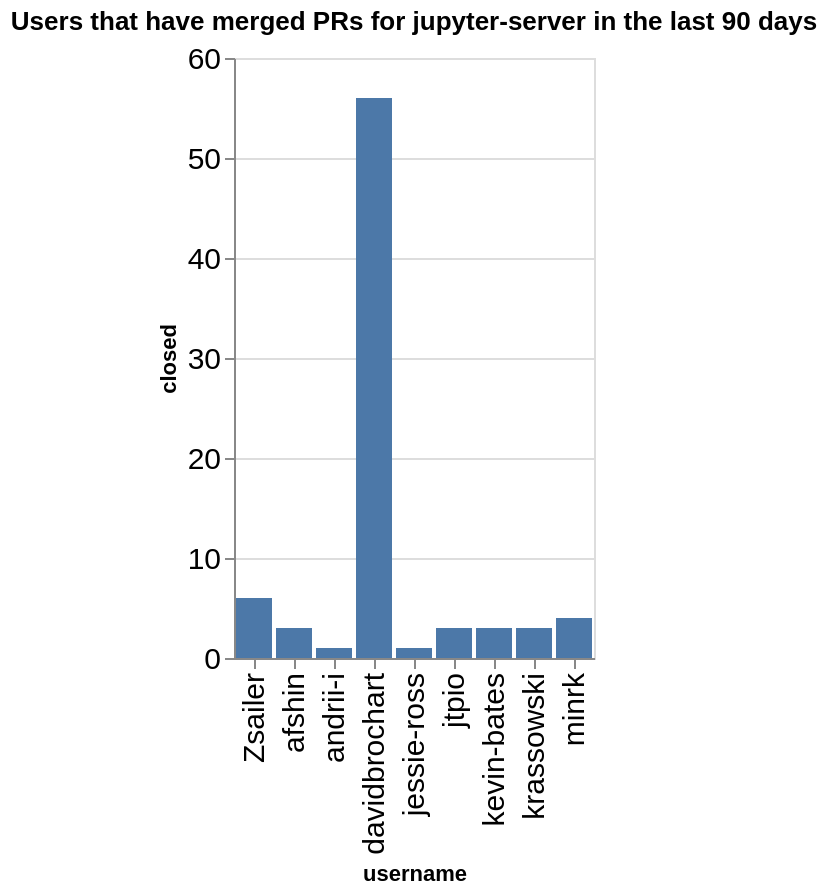

The code cell stored with this chart in its notebook:
### Code cell
charts = []
title = f"Users that have merged PRs for {github_org} in the last {n_days} days"
ch = alt.Chart(data=closed_by_repo.replace(np.nan, 0), title=title).mark_bar().encode(
    x='username',
    y='closed',
)
ch

### Figure 1 — Vega-Lite specification as saved in the notebook (floating-point values rounded to 4 significant figures)
{"config": {"axisLeft": {"labelFontSize": 15}, "axisBottom": {"labelFontSize": 15}}, "data": {"name": "data-9b55618b11212e0e6c86ac1b2a56df79"}, "mark": {"type": "bar"}, "encoding": {"x": {"field": "username", "type": "nominal"}, "y": {"field": "closed", "type": "quantitative"}}, "title": "Users that have merged PRs for jupyter-server in the last 90 days", "$schema": "https://vega.github.io/schema/vega-lite/v5.20.1.json", "datasets": {"data-9b55618b11212e0e6c86ac1b2a56df79": [{"name": "fps", "username": "davidbrochart", "closed": 17}, {"name": "gateway_provisioners", "username": "kevin-bates", "closed": 3}, {"name": "jupyter-scheduler", "username": "andrii-i", "closed": 1}, {"name": "jupyter_releaser", "username": "jtpio", "closed": 3}, {"name": "jupyter_releaser", "username": "krassowski", "closed": 2}, {"name": "jupyter_server", "username": "Zsailer", "closed": 5}, {"name": "jupyter_server", "username": "afshin", "closed": 3}, {"name": "jupyter_server", "username": "jessie-ross", "closed": 1}, {"name": "jupyter_server", "username": "minrk", "closed": 2}, {"name": "jupyter_server_terminals", "username": "Zsailer", "closed": 1}, {"name": "jupyter_ydoc", "username": "davidbrochart", "closed": 11}, {"name": "jupyter_ydoc", "username": "krassowski", "closed": 1}, {"name": "jupyverse", "username": "davidbrochart", "closed": 28}, {"name": "pytest-jupyter", "username": "minrk", "closed": 2}]}}
